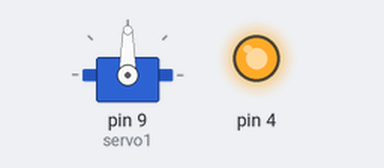
The sketch below on a simulated Arduino Uno, built with avr-gcc and run on an emulated ATmega328P. Parts: servo, output pins drawn as LEDs (lit = HIGH).

Above: at 6.0 s.
Timing chart, 0 to 9.0 s (numbered marks = the images above):
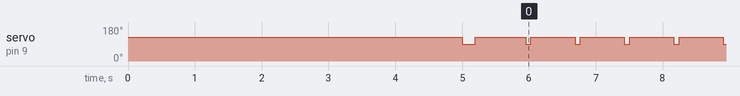

Measured:
- by itself, servo on pin 9 (servo1): repeats every 0.83 s: 125° 0.75 s, 90° 0.08 s

The sketch:

stack_game.ino
```cpp
#include <Servo.h>
Servo servo1;
void setup()
{
  pinMode(4,OUTPUT);
  servo1.attach(9);
  servo1.write(125);
  delay(5000);
  servo1.write(90);
  delay(200);
  servo1.write(125);
  delay(750);
  digitalWrite(4,HIGH);
}
void loop()
{
  servo1.write(90);
  delay(80);
  servo1.write(125);
  delay(660);
}
```
